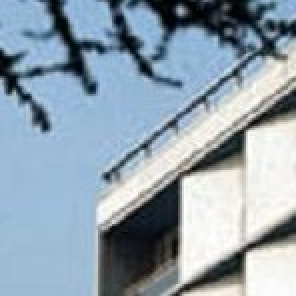
#> input picture building.jpg, 148 x 148 px (shown 2 times larger)
$ python houghcircles.py   (older library calls are emulated)
#> lines starting #> are read from the running program, lines starting #| are printed output that depends on the picture
import cv2
import numpy as np
import cv2.cv as cv # here

img = cv2.imread('building.jpg',0)
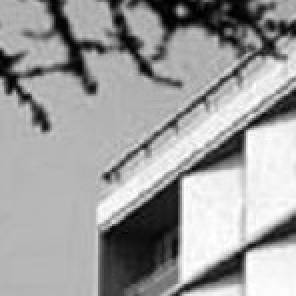
#> img: shape (148, 148) (shown 2 times larger); min 0, max 255, mean 157.7
img = cv2.medianBlur(img,5)
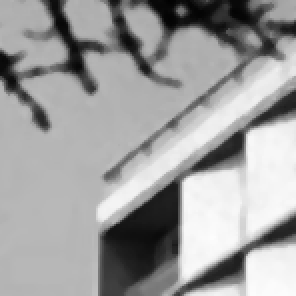
#> img: shape (148, 148) (shown 2 times larger); min 1, max 253, mean 158.2
cimg = cv2.cvtColor(img,cv2.COLOR_GRAY2BGR)

circles = cv2.HoughCircles(img,cv2.cv.CV_HOUGH_GRADIENT,1,20,
                            param1=50,param2=30,minRadius=0,maxRadius=0)
#> circles = [[87.5, 107.5, 35.8], [65.5, 37.5, 53.5], [36.5, 79.5, 60.2], [90.5, 24.5, 32.2], [36.5, 57.5, 42.2], [68.5, 14.5, 12.7], [146.5, 135.5, 24.8]]

circles = np.uint16(np.around(circles))
#> circles = [[88, 108, 36], [66, 38, 54], [36, 80, 60], [90, 24, 32], [36, 58, 42], [68, 14, 13], [146, 136, 25]]
for i in circles[0,:]:
    # draw the outer circle
    cv2.circle(cimg,(i[0],i[1]),i[2],(0,255,0),2)
    # draw the center of the circle
    cv2.circle(cimg,(i[0],i[1]),2,(0,0,255),3)
#> this loop made 7 passes
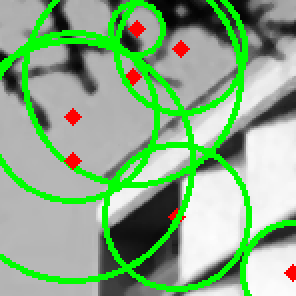
#> cimg: shape (148, 148, 3) (shown 2 times larger); mean B, G, R 134.3, 174.5, 137.2

#cv2.imshow('detected circles',cimg)
cv2.waitKey(0)
cv2.destroyAllWindows()
